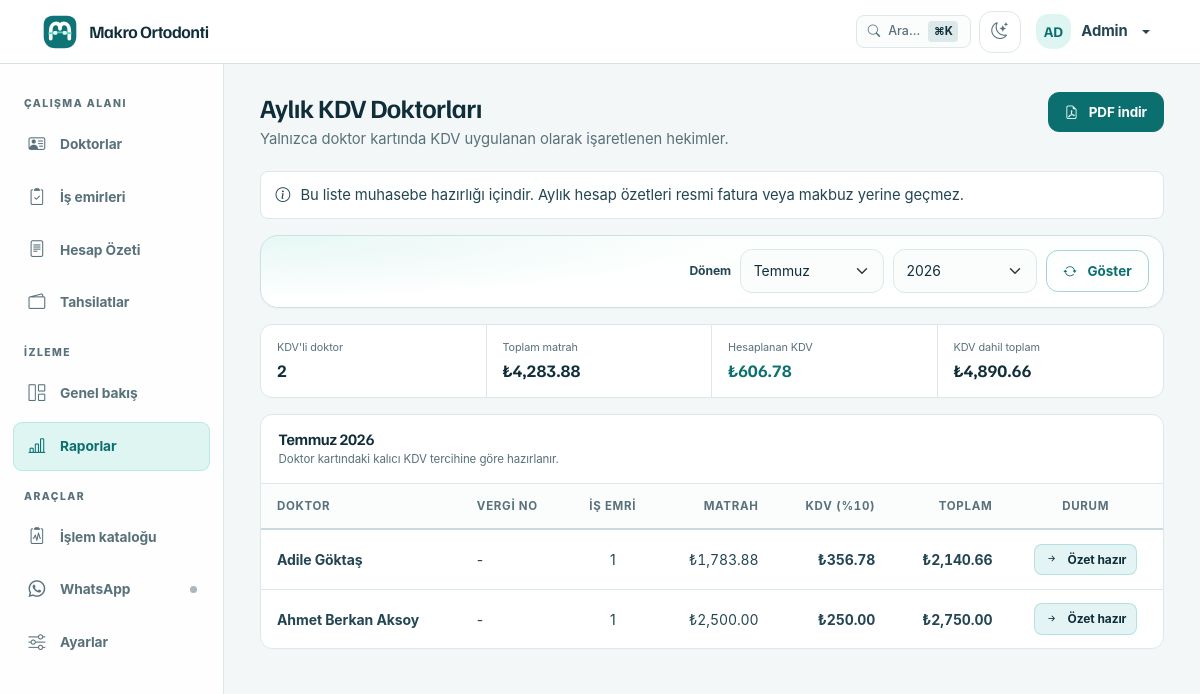
/reports/kdv-doctors (signed in), run on an earlier commit of the app's database.
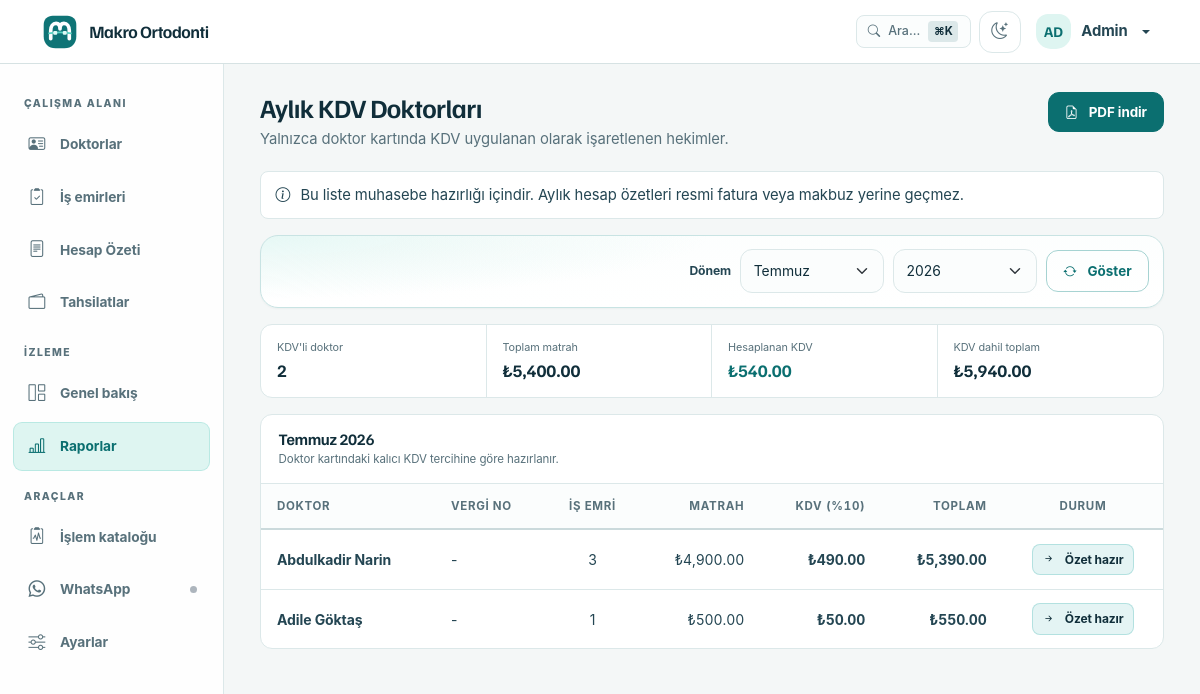
And on a later commit of the database.
### app/models/models.py (models this page shows, shortened)
class User(UserMixin, Base, TimestampMixin):
    __tablename__ = "users"
    id: Mapped[int] = mapped_column(Integer, primary_key=True, autoincrement=True)
    username: Mapped[str] = mapped_column(String(50), nullable=False, unique=True, index=True)
    password_hash: Mapped[str] = mapped_column(String(256), nullable=False)
    full_name: Mapped[str] = mapped_column(String(150), nullable=False)
    role: Mapped[str] = mapped_column(String(20), nullable=False, default="staff", index=True)
    is_active: Mapped[bool] = mapped_column(Boolean, default=True, nullable=False)
    last_login: Mapped[datetime | None] = mapped_column(DateTime, nullable=True)
    api_token_hash: Mapped[str | None] = mapped_column(String(64), nullable=True, unique=True, index=True)
    ROLE_ADMIN = "admin"
    ROLE_STAFF = "staff"
    VALID_ROLES = [ROLE_ADMIN, ROLE_STAFF]

class Party(Base, TimestampMixin):
    __tablename__ = "parties"
    id: Mapped[int] = mapped_column(Integer, primary_key=True, autoincrement=True)
    party_type: Mapped[str] = mapped_column(
        SQLEnum(PartyType), nullable=False, default=PartyType.DENTIST, index=True
    )
    name: Mapped[str] = mapped_column(String(200), nullable=False)  # full name or company name
    phone: Mapped[str | None] = mapped_column(String(20), nullable=True, index=True)
    email: Mapped[str | None] = mapped_column(String(200), nullable=True)
    address: Mapped[str | None] = mapped_column(Text, nullable=True)
    tax_id: Mapped[str | None] = mapped_column(String(50), nullable=True)  # TC Kimlik / Vergi No
    notes: Mapped[str | None] = mapped_column(Text, nullable=True)
    is_active: Mapped[bool] = mapped_column(Boolean, default=True, nullable=False, index=True)
    previous_balance: Mapped[Decimal] = mapped_column(Numeric(12, 2), default=Decimal("0.00"), nullable=False)
    applies_kdv: Mapped[bool] = mapped_column(Boolean, default=False, nullable=False, index=True)
    first_name: Mapped[str | None] = mapped_column(String(100), nullable=True)
    last_name: Mapped[str | None] = mapped_column(String(100), nullable=True)
    date_of_birth: Mapped[date | None] = mapped_column(nullable=True)
    treatment_status: Mapped[str] = mapped_column(
        String(30), default="active", nullable=False, index=True
    )
    contact_person: Mapped[str | None] = mapped_column(String(150), nullable=True)
    contact_phone: Mapped[str | None] = mapped_column(String(20), nullable=True)
    referred_by_id: Mapped[int | None] = mapped_column(Integer, ForeignKey("parties.id"), nullable=True, index=True)
    referred_by = relationship("Party", remote_side="Party.id", foreign_keys=[referred_by_id], lazy="selectin")
    invoices: Mapped[list["Invoice"]] = relationship(
        back_populates="party", lazy="selectin"
    )
    patient: Mapped["Patient"] = relationship(
        back_populates="party", uselist=False, lazy="selectin"
    )
    treatments: Mapped[list["PatientTreatment"]] = relationship(
        back_populates="party", lazy="selectin"
    )
    work_orders: Mapped[list["WorkOrder"]] = relationship(
        back_populates="party", lazy="selectin"
    )
    previous_balance_payments: Mapped[list["PartyPayment"]] = relationship(
        back_populates="party",
        cascade="all, delete-orphan",
        lazy="selectin",
        order_by="PartyPayment.payment_date.desc(), PartyPayment.id.desc()",
    )
    __table_args__ = (
        UniqueConstraint("name", "phone", "party_type", name="uq_party_identity"),
    )
    @property
    def display_name(self) -> str:
        return self.name

### app/routes/reports.py (the view)
@reports_bp.route("/kdv-doctors")
@login_required
@permissions_required("reports.view")
def kdv_doctors():
    from app.constants import MONTHS
    year, month = _resolve_year_month()
    rows = _build_kdv_doctor_rows(year, month)
    return render_template(
        "reports/kdv_doctors.html",
        rows=rows,
        year=year,
        month=month,
        months=MONTHS,
        years=range(date.today().year + 1, date.today().year - 4, -1),
        total_net=sum((row["net_total"] for row in rows), Decimal("0.00")),
        total_vat=sum((row["vat_total"] for row in rows), Decimal("0.00")),
        total_grand=sum((row["grand_total"] for row in rows), Decimal("0.00")),
    )

### app/__init__.py (called while the page is built, shortened)
def _get_cached_setting(key: str, default: str = "") -> str:
    now = time.monotonic()
    cached = _settings_cache.get(key)
    if cached and (now - cached[0]) < _SETTINGS_CACHE_TTL:
        return cached[1]

### app/authz.py (called while the page is built)
def has_permission(user, permission: str) -> bool:
    permissions = ROLE_PERMISSIONS.get(getattr(user, "role", None), frozenset())
    return "*" in permissions or permission in permissions

def permissions_required(*permissions: str):
    def decorator(view_func):
        @wraps(view_func)
        def wrapped(*args, **kwargs):
            if not current_user.is_authenticated:
                return redirect(url_for("auth.login"))
            if not all(has_permission(current_user, permission) for permission in permissions):
                flash("Bu işlem için yetkiniz bulunmuyor.", "danger")
                return redirect(url_for("dashboard.index"))
            return view_func(*args, **kwargs)
        return wrapped
    return decorator

### app/models/models.py (called while the page is built)
def money(value: object) -> Decimal:
    if value is None:
        return Decimal("0.00")
    return Decimal(str(value)).quantize(MONEY_SCALE, rounding=ROUND_HALF_UP)

### app/routes/reports.py (called while the page is built)
def _resolve_year_month() -> tuple[int, int]:
    today = date.today()
    try:
        year = int(request.args.get("year", today.year))
    except (ValueError, TypeError):
        year = today.year
    try:
        month = int(request.args.get("month", today.month))
    except (ValueError, TypeError):
        month = today.month
    if month not in range(1, 13):
        month = today.month
    return year, month

### app/services/exchange_service.py (called while the page is built, shortened)
def get_rate_health(max_age_days: int = 2) -> dict:
    latest = db.session.execute(
        db.select(ExchangeRate)
        .order_by(ExchangeRate.rate_date.desc())
        .limit(1)
    ).scalar_one_or_none()
    age_days = (date.today() - latest.rate_date).days
    return {
        "exists": True,
        "is_stale": age_days > max_age_days,
        "age_days": age_days,
        "last_date": latest.rate_date,
        "last_rate": Decimal(str(latest.eur_to_try)),
    }

def ensure_daily_rate(max_age_days: int = 2) -> dict:
    global _last_auto_check_date
    today = date.today()
    if _last_auto_check_date == today:
        return get_rate_health(max_age_days=max_age_days)

### app/user_loader.py (called while the page is built)
@login_manager.user_loader
def load_user(user_id: str) -> User | None:
    try:
        uid = int(user_id)
    except (ValueError, TypeError):
        return None
    user = db.session.get(User, uid)
    if user and not user.is_active:
        return None
    return user

### app/templates/reports/kdv_doctors.html (shortened to what this page needs)
{% extends "base.html" %}
{% block content %}
<header class="workspace-header">
  <div>
    <h1>Aylık KDV Doktorları</h1>
    <p>Yalnızca doktor kartında KDV uygulanan olarak işaretlenen hekimler.</p>
  </div>
  <div class="workspace-actions">
    <a href="{{ url_for('reports.kdv_doctors_pdf', year=year, month=month) }}" class="btn btn-primary" target="_blank" rel="noopener">
      <i class="bi bi-file-earmark-pdf me-1"></i>PDF indir
    </a>
  </div>
</header>
<div class="notice-strip mb-3" role="note">
  <i class="bi bi-info-circle" aria-hidden="true"></i>
  <span>Bu liste muhasebe hazırlığı içindir. Aylık hesap özetleri resmi fatura veya makbuz yerine geçmez.</span>
</div>
<form method="GET" class="workorder-period-bar mb-3">
  <div class="workorder-period-form">
    <label class="form-label mb-0" for="kdv-month">Dönem</label>
    <select class="form-select stepper-control" id="kdv-month" name="month">
      {% for month_number, month_name in months %}<option value="{{ month_number }}" {% if month_number == month %}selected{% endif %}>{{ month_name }}</option>{% endfor %}
    </select>
    <select class="form-select stepper-control" name="year" aria-label="Yıl">
      {% for option_year in years %}<option value="{{ option_year }}" {% if option_year == year %}selected{% endif %}>{{ option_year }}</option>{% endfor %}
    </select>
    <button class="btn btn-outline-primary" type="submit"><i class="bi bi-arrow-repeat me-1"></i>Göster</button>
  </div>
</form>
<div class="summary-line summary-line--four">
  <div><span>KDV'li doktor</span><strong>{{ rows|length }}</strong></div>
  <div><span>Toplam matrah</span><strong>₺{{ "{:,.2f}".format(total_net) }}</strong></div>
  <div><span>Hesaplanan KDV</span><strong class="text-primary">₺{{ "{:,.2f}".format(total_vat) }}</strong></div>
  <div><span>KDV dahil toplam</span><strong>₺{{ "{:,.2f}".format(total_grand) }}</strong></div>
</div>
<section class="work-panel">
  <div class="work-panel__header">
    <div><h2>{{ months[month - 1][1] }} {{ year }}</h2><p>Doktor kartındaki kalıcı KDV tercihine göre hazırlanır.</p></div>
  </div>
  <div class="table-responsive">
    <table class="table table-hover align-middle mb-0">
      <thead><tr><th>Doktor</th><th>Vergi no</th><th class="text-center">İş emri</th><th class="text-end">Matrah</th><th class="text-end">KDV (%10)</th><th class="text-end">Toplam</th><th class="text-center">Durum</th></tr></thead>
      <tbody>
        {% for row in rows %}
        <tr>
          <td><strong>{{ row.name }}</strong></td>
          <td>{{ row.tax_id }}</td>
          <td class="text-center">{{ row.work_order_count }}</td>
          <td class="text-end">₺{{ "{:,.2f}".format(row.net_total) }}</td>
          <td class="text-end"><strong>₺{{ "{:,.2f}".format(row.vat_total) }}</strong></td>
          <td class="text-end fw-bold">₺{{ "{:,.2f}".format(row.grand_total) }}</td>
          <td class="text-center">
            {% if row.status in ('Özet hazır', 'Özet bekliyor') or row.work_order_count > 0 %}
            <a href="{{ url_for('makbuzlar.detail_makbuz', party_id=row.party_id, year=year, month=month) }}" class="badge-tint badge-tint-success text-decoration-none" title="Doktor hesap özetini görüntüle">
              <i class="bi bi-arrow-right-short me-1"></i>{{ row.status }}
            </a>
            {% else %}
            <span class="badge-tint badge-tint-secondary">{{ row.status }}</span>
            {% endif %}
          </td>
        </tr>
        {% else %}
        <tr><td colspan="7"><div class="empty-state-card"><div class="empty-state-icon"><i class="bi bi-percent"></i></div><h5>KDV uygulanan doktor yok</h5><p>Doktor düzenleme ekranından “KDV uygulanır” seçeneğini açabilirsiniz.</p></div></td></tr>
        {% endfor %}
      </tbody>
    </table>
  </div>
</section>
{% endblock %}

### app/templates/base.html (shortened to what this page needs)
<!doctype html>
<html lang="tr">
  <head>
    <link
      href="{{ url_for('static', filename='vendor/bootstrap/bootstrap.min.css') }}"
      rel="stylesheet"
    />
    <link
      href="{{ url_for('static', filename='vendor/bootstrap-icons/bootstrap-icons.min.css') }}"
      rel="stylesheet"
    />
    <link
      href="{{ url_for('static', filename='css/style.css') }}"
      rel="stylesheet"
    />
  </head>
  <body>
    {% include 'components/navbar.html' %}
    {% if current_user.is_authenticated %}
      <aside class="desktop-sidebar" aria-label="Ana menü">
        {% include 'components/sidebar.html' %}
      </aside>
    {% endif %}
        <main id="main-content" class="app-main{% if not current_user.is_authenticated %} ms-0{% endif %}" tabindex="-1">
           {% block content %}{% endblock
          %}
        </main>
  </body>
</html>

### app/templates/components/navbar.html (shortened to what this page needs)
<nav class="navbar fixed-top" aria-label="Üst menü">
    <div class="container-fluid">
        <a class="navbar-brand d-flex align-items-center" href="{{ url_for('dashboard.index') }}" aria-label="{{ clinic_name }} ana sayfa">
            <span class="brand-mark" aria-hidden="true"></span>
            <span class="brand-copy"><span>{{ clinic_name }}</span></span>
        </a>
        <ul class="navbar-nav ms-auto flex-row align-items-center gap-2">
                {% if current_user.is_authenticated %}
                <li class="nav-item">
                    <button class="cmd-k-trigger" type="button" data-bs-toggle="modal" data-bs-target="#commandPaletteModal" title="Hızlı Arama (Cmd+K)">
                        <i class="bi bi-search"></i>
                        <span class="d-none d-sm-inline">Ara...</span>
                        <span class="cmd-k-badge">⌘K</span>
                    </button>
                </li>
                <li class="nav-item">
                    <button class="theme-toggle" type="button" aria-label="Tema değiştir" title="Açık/Koyu tema">
                        <i class="bi bi-moon-stars" aria-hidden="true"></i>
                    </button>
                </li>
                <li class="nav-item dropdown">
                    <a class="nav-link dropdown-toggle user-menu" href="#" data-bs-toggle="dropdown" aria-expanded="false" aria-label="{{ current_user.full_name }} kullanıcı menüsü">
                        <span class="user-avatar" aria-hidden="true">{{ current_user.full_name[:2]|upper }}</span>
                        <span class="user-name">{{ current_user.full_name }}</span>
                    </a>
                </li>
                {% endif %}
        </ul>
    </div>
</nav>

### app/templates/components/sidebar.html (shortened to what this page needs)
<nav class="sidebar-nav" aria-label="Uygulama bölümleri">
    <div class="nav-section-label">Çalışma alanı</div>
    <ul class="nav flex-column">
        <li class="nav-item"><a class="nav-link " href="{{ url_for('parties.list_parties') }}" ><i class="bi bi-person-vcard" aria-hidden="true"></i><span>Doktorlar</span></a></li>
        <li class="nav-item"><a class="nav-link " href="{{ url_for('parties.list_work_orders') }}" ><i class="bi bi-clipboard2-check" aria-hidden="true"></i><span>İş emirleri</span></a></li>
        <li class="nav-item"><a class="nav-link " href="{{ url_for('makbuzlar.list_makbuzlar') }}" ><i class="bi bi-file-text" aria-hidden="true"></i><span>Hesap Özeti</span></a></li>
        <li class="nav-item"><a class="nav-link " href="{{ url_for('payments.list_payments') }}" ><i class="bi bi-wallet2" aria-hidden="true"></i><span>Tahsilatlar</span></a></li>
    </ul>
    <div class="nav-section-label">İzleme</div>
    <ul class="nav flex-column">
        <li class="nav-item"><a class="nav-link " href="{{ url_for('dashboard.index') }}" ><i class="bi bi-grid-1x2" aria-hidden="true"></i><span>Genel bakış</span></a></li>
        <li class="nav-item"><a class="nav-link {% if 'report' in request.endpoint|default('') %}active{% endif %}" href="{{ url_for('reports.index') }}" {% if 'report' in request.endpoint|default('') %}aria-current="page"{% endif %}><i class="bi bi-bar-chart-line" aria-hidden="true"></i><span>Raporlar</span></a></li>
    </ul>
    <div class="nav-section-label">Araçlar</div>
    <ul class="nav flex-column">
        <li class="nav-item"><a class="nav-link " href="{{ url_for('treatments.list_treatments') }}" ><i class="bi bi-clipboard2-pulse" aria-hidden="true"></i><span>İşlem kataloğu</span></a></li>
        <li class="nav-item"><a class="nav-link {% if 'whatsapp' in request.endpoint|default('') %}active{% endif %}" href="{{ url_for('whatsapp.index') }}" {% if 'whatsapp' in request.endpoint|default('') %}aria-current="page"{% endif %}><i class="bi bi-whatsapp" aria-hidden="true"></i><span>WhatsApp</span><span class="wa-status-dot wa-status-{{ whatsapp_state|default('disconnected') }}" title="WhatsApp: {{ {'connected': 'Bağlı', 'connecting': 'Bağlanıyor'}.get(whatsapp_state, 'Bağlı değil') }}" role="img" aria-label="WhatsApp durumu: {{ {'connected': 'Bağlı', 'connecting': 'Bağlanıyor'}.get(whatsapp_state, 'Bağlı değil') }}"></span></a></li>
        {% if current_user.role == 'admin' %}<li class="nav-item"><a class="nav-link " href="{{ url_for('settings.index') }}" ><i class="bi bi-sliders" aria-hidden="true"></i><span>Ayarlar</span></a></li>{% endif %}
    </ul>
</nav>

What changed in the data, as far as the page shows it:
no longer on this page (row edited): Party: name "Ahmet Berkan Aksoy", tax_id "-", work_order_count "1", net_total "2,500.00", vat_total "250.00", grand_total "2,750.00", status "Özet hazır"
now on this page (row edited): Party: name "Abdulkadir Narin", tax_id "-", work_order_count "3", net_total "4,900.00", vat_total "490.00", grand_total "5,390.00", status "Özet hazır"
computed for Party "Adile Göktaş": net_total "1,783.88" → "500.00"; vat_total "356.78" → "50.00"; grand_total "2,140.66" → "550.00"
Also different on the page:
{{ "{:,.2f}".format(total_net) }}: "4,283.88" → "5,400.00"
{{ "{:,.2f}".format(total_vat) }}: "606.78" → "540.00"
{{ "{:,.2f}".format(total_grand) }}: "4,890.66" → "5,940.00"
